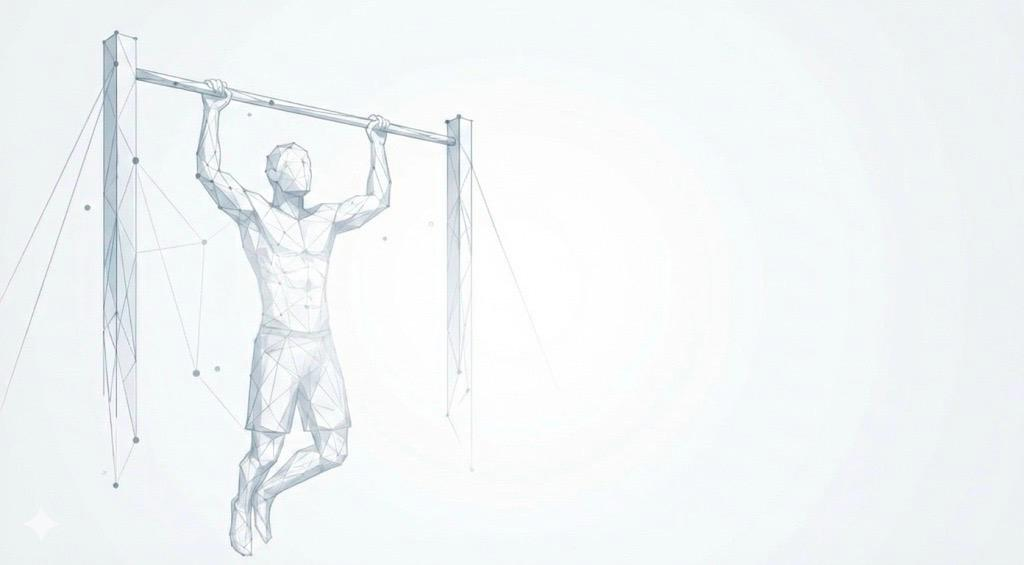
%> input picture BgImage.jpeg, 1024 x 565 px
$ octave --eval "result = detectBarLogic(imread('BgImage.jpeg'));"   (GNU Octave 9; MATLAB toolbox functions it lacks are replaced by stand-ins)
%> lines starting %> are read from the running program, lines starting %| are printed output that depends on the picture; in (x1, y1, x2, y2) boxes, pixels count from 0 and x2, y2 are one past the last pixel; in counts of white or black regions, pixels touching at a corner belong together; the program's own positions count from 1
function [realBarHeight, foundBar] = detectBarLogic(imgInput)
% DETECTBARLOGIC מזהה את גובה המוט (מתח) בתמונה על בסיס גיאומטריה וקשרים לוגיים.
%   הפונקציה מבצעת עיבוד תמונה למציאת קווים אופקיים בחלק העליון של התמונה,
%   ומסננת אותם כדי למצוא את המוט האמיתי על ידי זיהוי המרווחים שיוצרות
%   ידי המשתמש האוחזות במוט.
%
%   INPUT:
%       imgInput - תמונת המקור (RGB או Grayscale).
%
%   OUTPUTS:
%       realBarHeight - גובה המוט בפיקסלים (ביחס לרזולוציה המקורית).
%       foundBar      - דגל בוליאני המציין האם המוט נמצא בהצלחה.

    % אתחול משתני פלט
    realBarHeight = [];
    foundBar = false;

    % ====================================================================
    % 1. עיבוד מקדים ונרמול רזולוציה (Preprocessing & Normalization)
    % ====================================================================
    % המרה לגווני אפור במידת הצורך
    if size(imgInput, 3) == 3
        grayImg = rgb2gray(imgInput);
    else
        grayImg = imgInput;
    end

    % שמירת הגודל המקורי לצורך המרה חזרה בסוף התהליך
    origWidth = size(grayImg, 2);
%> origWidth = 1024

    % הקטנה לרזולוציית עבודה קבועה (רוחב 1000 פיקסלים)
    % שלב זה קריטי כדי להבטיח שהפרמטרים (כגון גודל הפער בין הידיים)
    % יעבדו בצורה אחידה גם בוידאו 4K וגם ב-480p.
    workingWidth = 1000;
    scaleFactor = workingWidth / origWidth;
%> scaleFactor = 0.977

    if scaleFactor < 1
        workImg = imresize(grayImg, scaleFactor);
    else
        workImg = grayImg;
        scaleFactor = 1; % לא מבצעים הגדלה מלאכותית
    end

    % ====================================================================
    % 2. גילוי שפות והגדרת אזור עניין (Edge Detection & ROI)
    % ====================================================================
    % שימוש באלגוריתם Canny לגילוי שפות חזק
    edges = edge(workImg, 'canny', [0.1 0.2]);
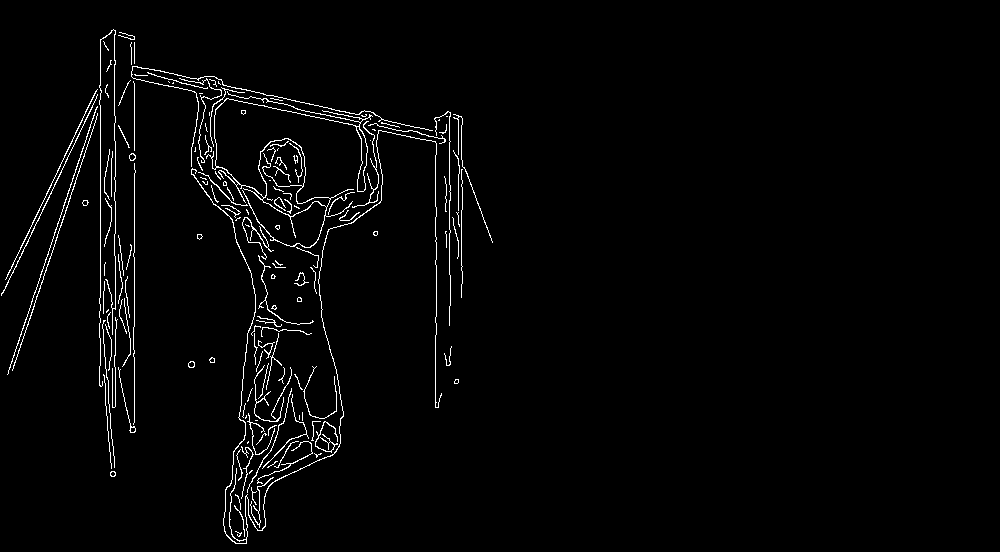
%> edges: size 552x1000 logical; 2.1% white in thin lines or dots, all inside (x1, y1, x2, y2) = (1, 29, 493, 544)
    [rows, cols] = size(edges);
%> rows = 552; cols = 1000

    % חיתוך ROI: התמקדות ב-40% העליונים של התמונה בלבד
    % (הנחה: מוט המתח תמיד נמצא בחלק העליון)
    roiHeight = round(rows * 0.4);
%> roiHeight = 221
    edges(roiHeight:end, :) = 0;
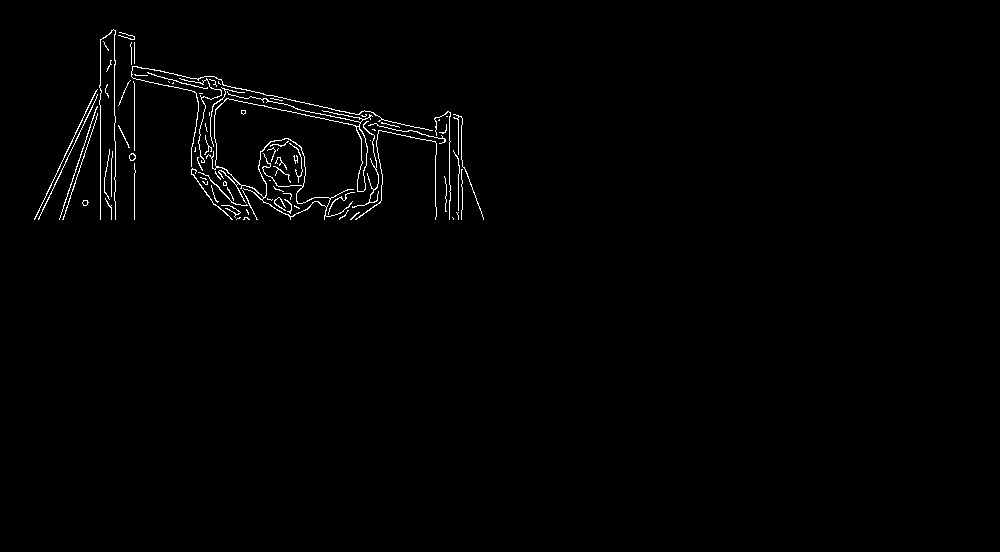
%> edges: size 552x1000 logical; 1% white in thin lines or dots, all inside (x1, y1, x2, y2) = (34, 29, 484, 220)

    % ====================================================================
    % 3. התמרת הוף למציאת קווים (Hough Transform)
    % ====================================================================
    [H, T, R] = hough(edges);
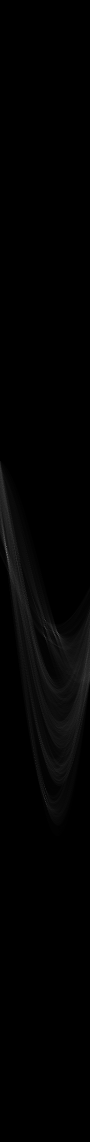
%> H: size 2283x180 double (shown at 1/2 size); min 0, max 172, mean 2.4
%> T = 180 values from -90 to 89; R = 2283 values from -1141 to 1141

    % מציאת השיאים (Peaks) במרחב הוף
    P = houghpeaks(H, 50, 'threshold', ceil(0.2*max(H(:))));
%> P = 50 rows, first 12: [1242 91; 1105 13; 1276 91; 1268 117; 1266 109; 1115 16; 1591 91; 1084 10; 1131 19; 937 1; 980 7; 1059 7]

    % חילוץ הקווים (Line Segments)
    % FillGap: מאחד קטעי קו קרובים (מתגבר על הסתרות קטנות)
    % MinLength: מסנן רעשים קצרים
    lines = houghlines(edges, T, R, P, 'FillGap', 20, 'MinLength', 40);
%> lines = 68 lines; longest, point1 to point2 (x, y): (178, 76) to (462, 137), (135, 37) to (135, 220), (35, 219) to (115, 55), (101, 40) to (101, 220), (192, 175) to (357, 220), (216, 206) to (377, 206)

    % ====================================================================
    % 4. סינון גיאומטרי: קווים אופקיים בלבד
    % ====================================================================
    lineData = [];
    for k = 1:length(lines)
        xy = [lines(k).point1; lines(k).point2];

        % חישוב זווית הקו
        angle = atan2d(xy(2,2) - xy(1,2), xy(2,1) - xy(1,1));

        % סינון: שמירה רק של קווים אופקיים (בטווח +-10 מעלות)
        if abs(angle) < 10 || abs(abs(angle)-180) < 10
            x_start = min(xy(:,1));
            x_end = max(xy(:,1));
            y_avg = mean(xy(:,2));
            lineData = [lineData; x_start, x_end, y_avg];
        end
    end
%> this loop made 68 passes
%> (xy, angle, x_start, x_end, y_avg, lineData) on passes 15 to 17: ([42 206; 135 206], 0, 42, 135, 206, [222 291 100.5; 42 135 206]), ([216 206; 377 206], 0, 216, 377, 206, [222 291 100.5; 42 135 206; 216 377 206]), ([436 206; 479 206], 0, 436, 479, 206, [222 291 100.5; 42 135 206; 216 377 206; 436 479 206])
%> (xy, angle, x_start, x_end, y_avg) on passes 12, 18, 19, 20, 21, 23: ([222 95; 291 106], 9.06, 222, 291, 100.5), ([200 185; 297 195], 5.89, 200, 297, 190), ([95 94; 135 99], 7.13, 95, 135, 96.5), ([351 121; 395 126], 6.48, 351, 395, 123.5), ([415 128; 462 133], 6.07, 415, 462, 130.5), ([463 125; 365 136], 173.6, 365, 463, 130.5)
%> after the loop, lineData = 18 rows, first 12: [222 291 100.5; 42 135 206; 216 377 206; 436 479 206; 200 297 190; 95 135 96.5; 351 395 123.5; 415 462 130.5; 365 463 130.5; 205 267 193.5; 292 347 197.5; 436 479 205]

    if isempty(lineData), return; end

    % מיון הקווים לפי גובה (מלמעלה למטה)
    [~, sortIdx] = sort(lineData(:,3));
%> sortIdx = 18 values, max 18 at index 5, min 1 at index 2, mean 9.5
    sortedLines = lineData(sortIdx, :);
%> sortedLines = 18 rows, first 12: [95 135 96.5; 222 291 100.5; 324 371 112; 293 378 114.5; 88 135 116; 351 395 123.5; 359 406 130; 415 462 130.5; 365 463 130.5; 65 135 162.5; 195 246 182; 200 297 190]

    % ====================================================================
    % 5. לוגיקה לזיהוי המוט: חיפוש מקבצים ומרווחים (Hand Gaps)
    % ====================================================================

    pixelToleranceY = 15; % טולרנס לאיחוד קווים באותו גובה
    minSegments = 3;      % דרישה ללפחות 3 מקטעים (למשל: שמאל--יד--אמצע--יד--ימין)

    % הגדרת רווח מינימלי לידיים באופן יחסי לרוחב התמונה (10%)
    minGapSize = cols * 0.1;
%> minGapSize = 100

    processedIndices = [];

    for i = 1:size(sortedLines, 1)
        if ismember(i, processedIndices), continue; end

        currentY = sortedLines(i, 3);

        % א. קיבוץ קווים הנמצאים בערך באותו גובה
        groupMask = abs(sortedLines(:, 3) - currentY) < pixelToleranceY;
        groupIndices = find(groupMask);
        groupData = sortedLines(groupIndices, :);
        processedIndices = [processedIndices; groupIndices];

        % סינון ראשוני: אם אין מספיק מקטעים, זה כנראה לא המוט
        if size(groupData, 1) < minSegments, continue; end

        % מיון הקבוצה משמאל לימין (לפי ציר X)
        [~, xSort] = sort(groupData(:, 1));
        sortedGroup = groupData(xSort, :);

        % ב. בדיקת קיום מרווחים (Gaps) המייצגים את הידיים
        validGapsFound = 0;
        for j = 1:(size(sortedGroup, 1) - 1)
            % חישוב המרחק בין סוף המקטע הנוכחי לתחילת המקטע הבא
            gap = sortedGroup(j+1, 1) - sortedGroup(j, 2);

            if gap > minGapSize
                validGapsFound = validGapsFound + 1;
            end
        end

        % ג. קבלת החלטה
        if validGapsFound >= 1
            foundBar = true;

            % חישוב גובה המוט הממוצע (בתמונה המוקטנת)
            detectedHeightSmall = mean(sortedGroup(:, 3));

            % המרה חזרה לקואורדינטות התמונה המקורית
            realBarHeight = detectedHeightSmall / scaleFactor;

            break; % נמצא המוט הטוב ביותר, יציאה מהלולאה
        end
    end
%> this loop made 7 passes
%> (currentY, processedIndices, xSort, foundBar, detectedHeightSmall, realBarHeight) on pass 7: (130, [1; 2; 2; 3; 4; 5; 6; 5; 6; 7; 8; 9], [1; 2; 3; 5; 4], true, 126.1, 129.1)
%> (currentY, groupData, processedIndices) on pass 1: (96.5, [95 135 96.5; 222 291 100.5], [1; 2])
%> `result = detectBarLogic(imread('BgImage.jpeg'));`: result = 129.1
end

$ run again, on bg.jpeg
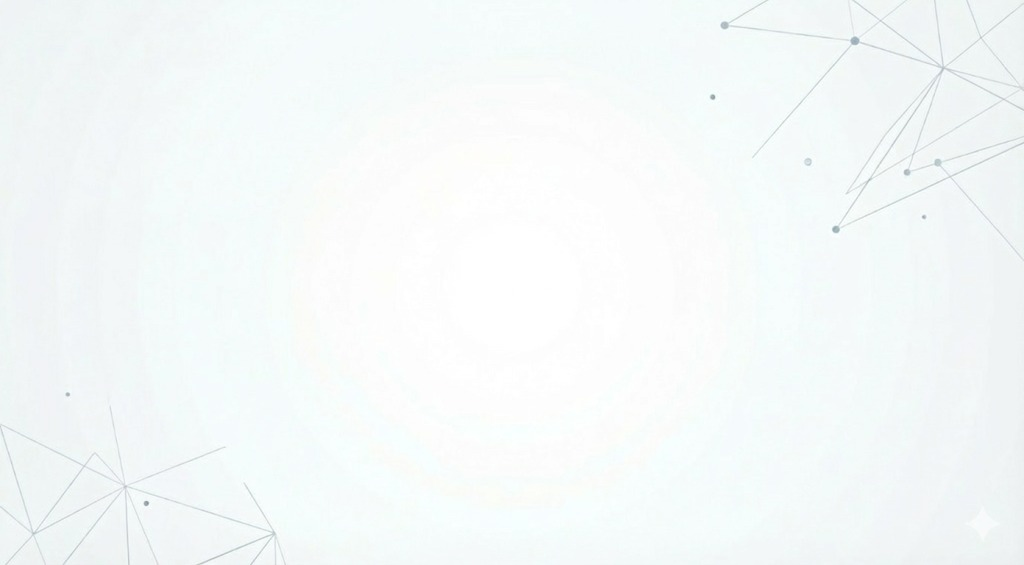
%> input picture bg.jpeg, 1024 x 565 px
%> in detectBarLogic, `edges(roiHeight:end, :) = 0;`:
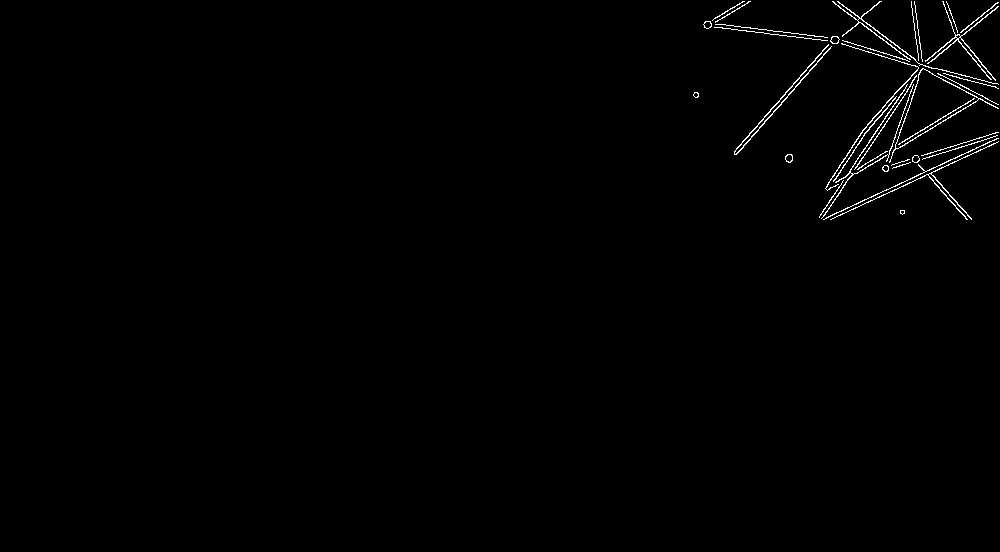
%> edges: size 552x1000 logical; 0.79% white in thin lines or dots, all inside (x1, y1, x2, y2) = (693, 1, 999, 220)
%> in detectBarLogic, `[H, T, R] = hough(edges);`:
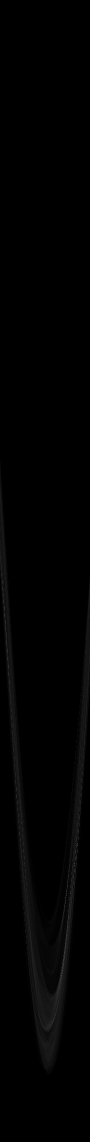
%> H: size 2283x180 double (shown at 1/2 size); min 0, max 170, mean 1.9
%> T = 180 values from -90 to 89; R = 2283 values from -1141 to 1141
%> P = 50 rows, first 12: [1688 156; 1731 150; 1799 132; 1945 125; 1206 8; 1302 15; 1350 18; 1645 38; 1764 136; 1563 164; 1846 136; 1787 141]
%> lines = 52 lines; longest, point1 to point2 (x, y): (998, 89) to (828, 191), (822, 219) to (933, 56), (997, 139) to (824, 220), (850, 151) to (958, 31), (738, 154) to (839, 39), (875, 117) to (968, 220)
%> the loop in detectBarLogic, `for k = 1:length(lines)` made 52 passes
%> (xy, angle, x_start, x_end, y_avg, lineData) on passes 6, 40, 41: ([891 46; 944 52], 6.46, 891, 944, 49, [705 840 31.5; 891 944 49]), ([705 28; 755 32], 4.57, 705, 755, 30, [705 840 31.5; 891 944 49; 705 755 30]), ([792 34; 839 38], 4.86, 792, 839, 36, [705 840 31.5; 891 944 49; 705 755 30; 792 839 36])
%> sortIdx = [3; 1; 4; 2]
%> sortedLines = [705 755 30; 705 840 31.5; 792 839 36; 891 944 49]
%> the loop in detectBarLogic, `for i = 1:size(sortedLines, 1)` made 4 passes
%> (currentY, groupMask, xSort, sortedGroup) on pass 1: (30, [true; true; true; false], [1; 2; 3], [705 755 30; 705 840 31.5; 792 839 36])
%> after the loop in detectBarLogic, `for i = 1:size(sortedLines, 1)`: foundBar = false
%> result = []
